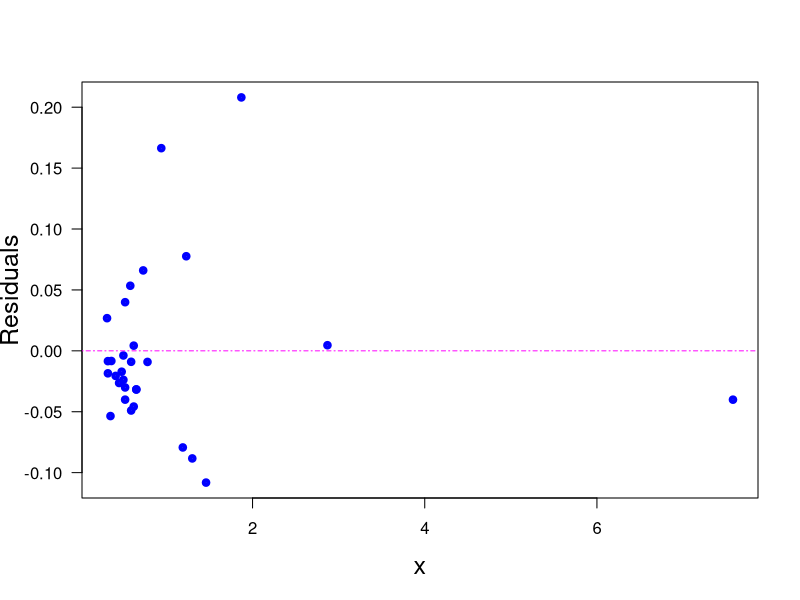

Here is the R script that generated this plot:
print('file: MMnonlinearFit2Res.R')
# Michaelis-Menten: non-linear regression 
# ---------------------------------------------------
# data: II
  x = c(0.31, 0.32, 0.32, 0.35, 0.36, 0.41, 0.45, 0.48, 0.50, 0.50, 0.52, 0.52,
        0.52, 0.58, 0.59, 0.59,0.62, 0.62, 0.65, 0.65, 0.73, 0.78, 0.94, 1.19, 
        1.23, 1.30, 1.46, 1.87, 2.87, 7.58)
  y = c(0.57, 0.54, 0.55, 0.55, 0.61, 0.67, 0.72, 0.77, 0.81, 0.79, 0.80, 0.81,
        0.88, 0.97, 0.88, 0.92,0.97, 0.92, 0.97, 0.97, 1.16, 1.14, 1.48, 1.46, 
        1.65, 1.54, 1.64, 2.22, 2.48, 3.34)
n = length(x); print(c(n,'n sample size'))
alpha = 4 # true Vmax
beta  = 2 # true half-saturation constant K
# non-linear regression: you have to choose start values for model parameters
astart = 5; print(c(astart,'start value for alpha = Vmax'))
bstart = 3; print(c(bstart,'start value for beta = K'))
NLs = summary(nls(y ~ a*x/(x+b),start=list(a=astart,b=bstart)))
aNL = NLs$coefficients[1]; bNL = NLs$coefficients[2]
uaNL = NLs$coefficients[3]; ubNL = NLs$coefficients[4]
print(c('estimated alpha = ',round(aNL,2),'+-',round(uaNL,2)))
print(c('estimated  beta = ',round(bNL,2),'+-',round(ubNL,2)))
resNL = NLs$residuals                              # <----- extract residuals
# residuals for non-linear regression for data set II
# png('MichaelisIIResNL210228.png',width=16,height=16,units='cm',res=300)
plot(x,resNL,type='p',lwd=4,col='blue',xlab='x',ylab='Residuals',las=1,cex=0.6,cex.lab=1.5)
abline(h=0,col='magenta',lty=4)
# dev.off()
